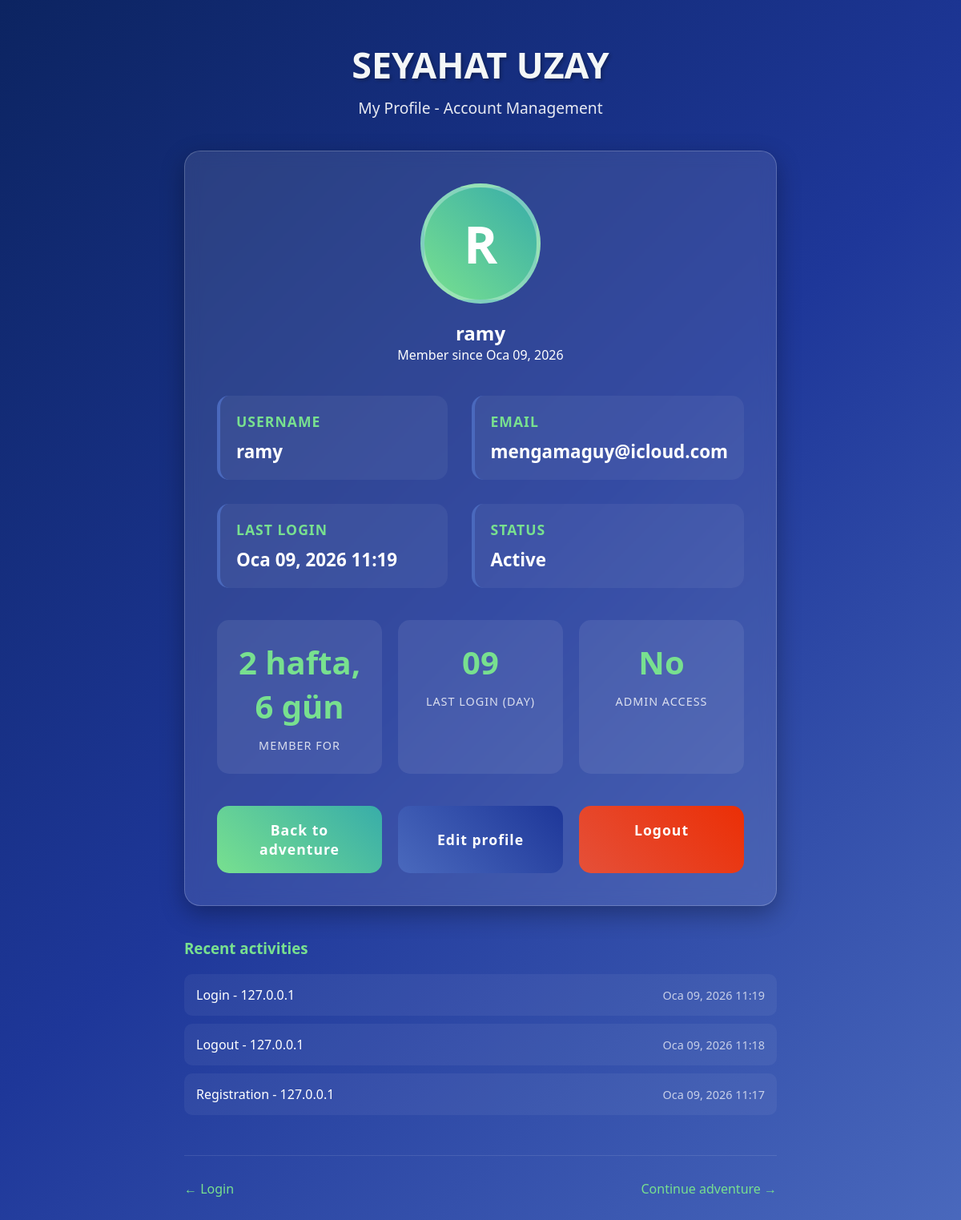
Page /accounts/profile/ (signed in) on the committed database.
### accounts/models.py (models this page shows, shortened)
class CustomUser(AbstractUser):
    email = models.EmailField(unique=True)
    phone = models.CharField(max_length=20, blank=True, verbose_name="Phone")
    birth_date = models.DateField(null=True, blank=True, verbose_name="Birth Date")
    class Meta:
        verbose_name = "User"
        verbose_name_plural = "Users"

class UserActivity(models.Model):
    ACTIVITY_TYPES = [
        ('LOGIN', 'Login'),
        ('LOGOUT', 'Logout'),
        ('REGISTER', 'Registration'),
        ('PROFILE_UPDATE', 'Profile Update'),
        ('BOOKING', 'Booking'),
        ('PASSWORD_CHANGE', 'Password Change'),
    ]
    user = models.ForeignKey(
        CustomUser,
        on_delete=models.CASCADE,
        related_name='activities'
    )
    activity_type = models.CharField(
        max_length=50,
        choices=ACTIVITY_TYPES,
        default='LOGIN',
        verbose_name="Activity Type"
    )
    timestamp = models.DateTimeField(
        auto_now_add=True,
        verbose_name="Date and Time"
    )
    ip_address = models.GenericIPAddressField(
        null=True,
        blank=True,
        verbose_name="IP Address"
    )
    details = models.TextField(
        blank=True,
        verbose_name="Additional Details"
    )
    class Meta:
        verbose_name = "User Activity"
        verbose_name_plural = "User Activities"
        ordering = ['-timestamp']

### accounts/views.py (the view, shortened to what this page needs)
# urls.py: path('profile/', views.profile_view, name='profile'),
@login_required
def profile_view(request):
    recent_activities = UserActivity.objects.filter(user=request.user)[:5]
    return render(request, 'profile.html', {
        'user': request.user,
        'recent_activities': recent_activities
    })

### accounts/templates/profile.html (shortened to what this page needs)
<!DOCTYPE html>
<html lang="en">
<head>
</head>
<body>
    <div class="container">
        <div class="header">
            <h1>SEYAHAT UZAY</h1>
            <p>My Profile - Account Management</p>
        </div>
        <div class="profile-card">
            <div class="avatar-section">
                <div class="avatar">
                    {{ user.username|first|upper }}
                </div>
                <h2>{{ user.username }}</h2>
                <p>Member since {{ user.date_joined|date:"M d, Y" }}</p>
            </div>
            <div class="user-info">
                <div class="info-item">
                    <h3>Username</h3>
                    <p>{{ user.username }}</p>
                </div>
                <div class="info-item">
                    <h3>Email</h3>
                    <p>{{ user.email }}</p>
                </div>
                <div class="info-item">
                    <h3>Last Login</h3>
                    <p>{{ user.last_login|date:"M d, Y H:i" }}</p>
                </div>
                <div class="info-item">
                    <h3>Status</h3>
                    <p>{% if user.is_active %}Active{% else %}Inactive{% endif %}</p>
                </div>
            </div>
            <div class="stats">
                <div class="stat-box">
                    <span class="number">{% if user.date_joined %}{{ user.date_joined|timesince }}{% else %}N/A{% endif %}</span>
                    <span class="label">Member for</span>
                </div>
                <div class="stat-box">
                    <span class="number">{{ user.last_login|date:"d" }}</span>
                    <span class="label">Last login (day)</span>
                </div>
                <div class="stat-box">
                    <span class="number">{% if user.is_staff %}Yes{% else %}No{% endif %}</span>
                    <span class="label">Admin access</span>
                </div>
            </div>
            <div class="actions">
                <a href="{% url 'visite:index' %}" class="btn">
                     Back to adventure
                </a>
                <button onclick="showEditForm()" class="btn btn-secondary">
                     Edit profile
                </button>
                <a href="{% url 'accounts:logout' %}" class="btn btn-danger">
                     Logout
                </a>
            </div>
        </div>
        {% if recent_activities %}
        <div class="recent-activity">
            <h3 style="margin-bottom: 20px; color: #78e08f;">Recent activities</h3>
            {% for activity in recent_activities %}
            <div class="activity-item">
                <span>{{ activity.get_activity_type_display }} - {{ activity.ip_address }}</span>
                <span class="activity-date">{{ activity.timestamp|date:"M d, Y H:i" }}</span>
            </div>
            {% endfor %}
        </div>
        {% endif %}
        <div class="navigation">
            <a href="{% url 'accounts:login' %}" style="color: #78e08f; text-decoration: none;">← Login</a>
            <a href="{% url 'visite:index' %}" style="color: #78e08f; text-decoration: none;">Continue adventure →</a>
        </div>
    </div>
</body>
</html>

### accounts/templates/profile.html (style rules this page uses)
* { margin: 0; padding: 0; box-sizing: border-box; font-family: 'Segoe UI', Tahoma, Geneva, Verdana, sans-serif; }
body { background: linear-gradient(135deg, #0c2461, #1e3799, #4a69bd); color: white; min-height: 100vh; padding: 20px; }
.container { max-width: 800px; margin: 0 auto; padding: 30px; }
.header { text-align: center; margin-bottom: 40px; }
.header h1 { font-size: 2.8rem; margin-bottom: 10px; color: #f4f7f7; text-shadow: 2px 2px 4px rgba(0,0,0,0.3); }
.header p { font-size: 1.2rem; opacity: 0.9; }
.profile-card { background: rgba(255, 255, 255, 0.1); backdrop-filter: blur(10px); border-radius: 20px; padding: 40px; margin-bottom: 30px; box-shadow: 0 10px 30px rgba(0,0,0,0.3); border: 1px solid rgba(255,255,255,0.2); }
.user-info { display: grid; grid-template-columns: 1fr 1fr; gap: 30px; margin-bottom: 40px; }
.info-item { background: rgba(255, 255, 255, 0.05); padding: 20px; border-radius: 15px; border-left: 4px solid #4a69bd; }
.info-item h3 { color: #78e08f; margin-bottom: 10px; font-size: 1.1rem; text-transform: uppercase; letter-spacing: 1px; }
.info-item p { font-size: 1.4rem; font-weight: 600; }
.avatar-section { text-align: center; margin-bottom: 40px; }
.avatar { width: 150px; height: 150px; border-radius: 50%; background: linear-gradient(45deg, #78e08f, #38ada9); display: flex; align-items: center; justify-content: center; margin: 0 auto 20px; font-size: 4rem; font-weight: bold; color: white; border: 5px solid rgba(255,255,255,0.3); }
.stats { display: grid; grid-template-columns: repeat(3, 1fr); gap: 20px; margin-bottom: 40px; }
.stat-box { background: rgba(255, 255, 255, 0.08); padding: 25px; border-radius: 15px; text-align: center; transition: transform 0.3s ease; }
.stat-box .number { font-size: 2.5rem; font-weight: bold; color: #78e08f; display: block; margin-bottom: 10px; }
.stat-box .label { font-size: 0.9rem; opacity: 0.8; text-transform: uppercase; letter-spacing: 1px; }
.actions { display: grid; grid-template-columns: repeat(auto-fit, minmax(200px, 1fr)); gap: 20px; margin-top: 40px; }
.btn { display: inline-block; padding: 18px 30px; background: linear-gradient(45deg, #78e08f, #38ada9); color: white; text-decoration: none; border-radius: 15px; font-size: 1.1rem; font-weight: 600; text-align: center; transition: all 0.3s ease; border: none; cursor: pointer; letter-spacing: 1px; }
.btn-secondary { background: linear-gradient(45deg, #4a69bd, #1e3799); }
.btn-danger { background: linear-gradient(45deg, #e55039, #eb2f06); }
.navigation { display: flex; justify-content: space-between; margin-top: 50px; padding-top: 30px; border-top: 1px solid rgba(255,255,255,0.1); }
.recent-activity { margin-top: 40px; }
.activity-item { background: rgba(255, 255, 255, 0.05); padding: 15px; border-radius: 10px; margin-bottom: 10px; display: flex; justify-content: space-between; align-items: center; }
.activity-date { font-size: 0.9rem; opacity: 0.7; }

### rows in the picture
CustomUser: username|first "R", username "ramy", date_joined "Oca 09, 2026", email "mengamaguy@icloud.com", last_login "Oca 09, 2026 11:19", date_joined "2 hafta, 6 gün", last_login "09"
UserActivity: activity_type "Login", ip_address "127.0.0.1", timestamp "Oca 09, 2026 11:19"
UserActivity: activity_type "Logout", ip_address "127.0.0.1", timestamp "Oca 09, 2026 11:18"
UserActivity: activity_type "Registration", ip_address "127.0.0.1", timestamp "Oca 09, 2026 11:17"
